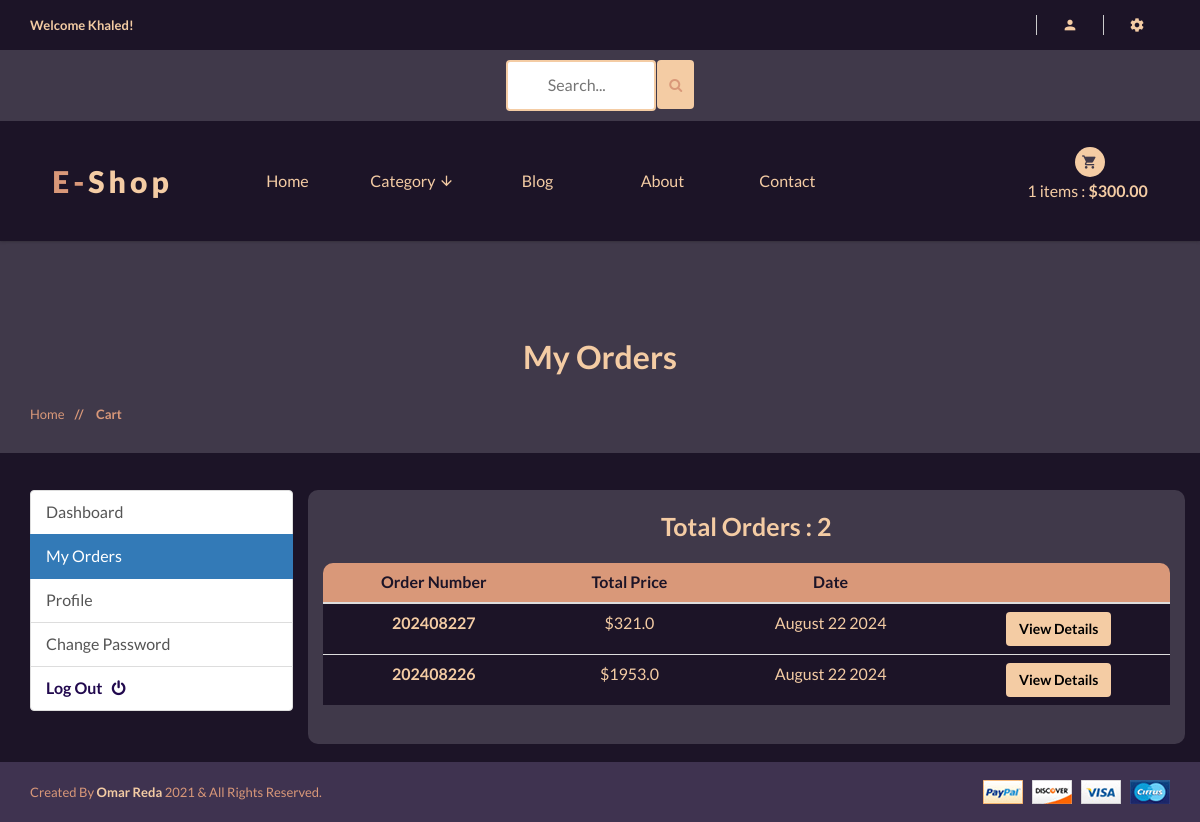
The page /account/my_orders/ (signed in) on the database its author committed.
### accounts/models.py (models this page shows, shortened)
class Account(AbstractBaseUser):
    first_name = models.CharField(max_length=50)
    last_name = models.CharField(max_length=50)
    username = models.CharField(max_length=50, unique=True)
    email = models.EmailField(max_length=100, unique=True)
    Phone_number = models.CharField(max_length=50)
    is_admin = models.BooleanField(default=False)
    is_staff = models.BooleanField(default=False)
    is_active = models.BooleanField(default=False)
    is_superadmin = models.BooleanField(default=False)
    date_joined_for_format = models.DateTimeField(auto_now_add=True)
    last_login_for_format  = models.DateTimeField(auto_now_add=True)
    USERNAME_FIELD = 'email'
    REQUIRED_FIELDS = ['username', 'first_name', 'last_name']
    objects = AccountManger()

### orders/models.py (models this page shows, shortened)
class Order(models.Model):
    STATUS = (
        ('New', 'New'),
        ('Accepted', 'Accepted'),
        ('Completed', 'Completed'),
        ('Cancelled', 'Cancelled'),
    )
    user = models.ForeignKey(Account, on_delete=models.SET_NULL, null=True)
    payment = models.ForeignKey(Payment, on_delete=models.SET_NULL, blank=True, null=True)
    order_number = models.CharField(max_length=20)
    first_name = models.CharField(max_length=50)
    last_name = models.CharField(max_length=50)
    phone = models.CharField(max_length=15)
    email = models.EmailField(max_length=50)
    address = models.TextField(max_length=1000)
    country = models.CharField(max_length=50)
    state = models.CharField(max_length=50)
    city = models.CharField(max_length=50)
    order_note = models.CharField(max_length=1000, blank=True)
    order_total = models.FloatField()
    tax = models.FloatField()
    status = models.CharField(max_length=10, choices=STATUS, default='New')
    ip = models.CharField(blank=True, max_length=20)
    is_ordered = models.BooleanField(default=False)
    created_at = models.DateTimeField(auto_now_add=True)
    updated_at = models.DateTimeField(auto_now=True)
    def order_created(self):
        return self.created_at.strftime('%B %d %Y')

### accounts/views.py (the view)
# urls.py: path('my_orders/', views.my_orders, name='my_orders'),
@login_required(login_url = 'accounts:login')
def my_orders(request):
    orders = Order.objects.filter(user=request.user, is_ordered=True).order_by('-created_at')
    orders_count = orders.count()
    context = {
        'orders':orders,
        'orders_count':orders_count,
    }
    return render(request, 'shop/accounts/dashboard/my_orders.html', context)

### cart/models.py (called while the page is built)
    def sub_total(self):
        return self.product.price * self.quantity

### shop/context_processors.py (called while the page is built)
def category_list(request):
    return {
        'categories' : Category.objects.all(),
    }

### shop/models.py (called while the page is built)
    def get_category_slug_url(self):
        return reverse('shop:categries', args=[self.slug])

    def get_prodcut_details_url(self):
        return reverse('shop:product_details', args=[self.category.slug, self.slug])

### templates/shop/accounts/dashboard/my_orders.html (shortened to what this page needs)
{% extends '../../../base.html' %}
{% load static %}
{% block content %}
<div  class="pages-title section-padding">
    <div  class="container">
        <div  style="background:#40394a" class="row">
            <div class="col-xs-12">
                <div class="pages-title-text text-center">
                    <h2 style="color:#f4cca4">My Orders</h2>
                    <ul class="text-left">
                        <li><a style="color:#d99879" href="\">Home </a></li>
                        <li style="color:#d99879"><span> // </span>Cart</li>
                    </ul>
                </div>
            </div>
        </div>
    </div>
</div>
<section style="background:#1C1427" class="section-conten padding-y bg">
    <br><br>
  <div class="container">
    <div class="row">
      {% include "includes/dashboard_slider.html" %}
      <main style="background:#40394A;border-radius:10px" class="col-md-9">
        <article class="card"><br>
          <header class="card-header text-center">
            <strong style="font-size:25px" class="d-inline-block mr-3">Total Orders : {{orders_count}}</strong>
          </header>
          <br>
          {% if orders_count >= 1 %}
          <table class="table table-hover text-center">
            <thead >
              <tr >
                <th style="background:#D99879;color:#1C1427;font-size:16px;border-radius:10px 0  0 0 ; " scope="col">Order Number</th>
                <th style="background:#D99879;color:#1C1427;font-size:16px" scope="col">Total Price</th>
                <th style="background:#D99879;color:#1C1427;font-size:16px" scope="col">Date</th>
                <th style="background:#D99879;color:#1C1427;font-size:16px; border-radius:0 10px 0 0 " scope="col"></th>
              </tr>
            </thead>
            <tbody>
              {% for order in orders %}
              <tr class='hav'>
                <th style="background:#1C1427;font-size:16px" class="text-center" scope="row">{{order.order_number}}</th>
                <td style="background:#1C1427;font-size:16px" >${{order.order_total}}</td>
                <td style="background:#1C1427;font-size:16px" >{{order.order_created}}</td>
                <td style="background:#1C1427;font-size:16px"><b><a class="btn" style="background:#F4CCA4; color:#000" href='{% url "accounts:order_detail" order.order_number%}'><b>View Details</b></a></b></td>
              </tr>
              {% endfor %}
            </tbody>
          </table>
          <br>
          {% endif %}
        </article>
      </main>
      <br>
    </div>
  </div>
<br>
</section>
{% endblock content %}

### templates/base.html (shortened to what this page needs)
{% load static %}
<!doctype html>
<html class="no-js" lang="">
<head>
    <link rel="stylesheet" href="{% static 'css/bootstrap.min.css' %}">
    <link rel="stylesheet" href="{% static 'css/animate.css' %}">
    <link rel="stylesheet" href="{% static 'css/materialdesignicons.min.css' %}">
    <link rel="stylesheet" href="{% static 'css/jquery.simpleLens.css' %}">
    <link rel="stylesheet" href="{% static 'css/jquery-ui.min.css' %}">
    <link rel="stylesheet" href="{% static 'css/meanmenu.min.css' %}">
    <link rel="stylesheet" href="{% static 'css/nivo-slider.css' %}">
    <link rel="stylesheet" href="{% static 'css/owl.carousel.css' %}">
    <link rel="stylesheet" href="{% static 'css/style.css' %}">
    <link rel="stylesheet" href="{% static 'css/responsive.css' %}">
    <link rel="stylesheet" href="https://cdnjs.cloudflare.com/ajax/libs/font-awesome/4.7.0/css/font-awesome.min.css">
</head>
<body style="background:#40394a">
    <header style="background:#1c1427" class="header-one header-two">
        <div style="background:#1c1427" class="header-top-two">
            <div class="container text-center">
                <div class="row">
                    <div class="col-sm-12">
                        <div class="middel-top">
                            {% if user.id is None %}
                            <div class="left floatleft">
                                <p style="color:#f4cca4"><b>Welcome Guest!</b></p>
                            </div>
                            {% else %}
                            <div class="left floatleft">
                                <p style="color:#f4cca4"><b>Welcome {{user.first_name | capfirst}}!</b></p>
                            </div>
                            {% endif %}
                        </div>
                        <div class="middel-top clearfix">
                            <ul class="clearfix right floatright">
                                <li>
                                    <a style="color:#f4cca4" href="#"><i class="mdi mdi-account"></i></a>
                                </li>
                                <li>
                                    <a style="color:#f4cca4" href="#"><i class="mdi mdi-settings"></i></a>
                                </li>
                            </ul>
                            </div>
                        </div>
                    </div>
                </div>
            </div>
        <div style="background:#40394a">
            <div class="container text-center">
                <div class="row">
                    <div class="col-sm-12">
                        <form id="searchh" action={% url 'shop:search' %} method="GET">
                        <input  type="text" name="keyword" placeholder="Search...">
                        <button style="height:49px; margin-bottom:6px; background:#f4cca4;margin-left:-1px;border:None "  class="btn btn-warning" type="submit">
                           <i style="color:#d99879" class="fa fa-search"></i>
                        </button>
                        </form>
                    </div>
                </div>
            </div>
        </div>
        <div class="container text-center">
            <div class="row">
                <div class="col-sm-2">
                    <div class="logo">
                        <a style="color:#f4cca4;font-weight: 800;" href="\"><span
                                style="color:#d99879">E-</span>shop</a>
                    </div>
                </div>
                <div class="col-sm-8">
                    <div class="header-middel">
                        <div class="mainmenu">
                            <nav >
                                <ul>
                                    <li ><a href="\">Home</a></li>
                                    <li><a href="#">Category <i class="mdi mdi-arrow-down"></i></a>
                                    </li>
                                    <li><a href="blog.html">Blog</a></li>
                                    <li><a href="about.html">About</a></li>
                                    <li><a href="contact.html">Contact</a></li>
                                </ul>
                            </nav>
                        </div>
                    </div>
                </div>
                <div class="col-sm-2">
                    <div class="cart-itmes">
                        <a class="cart-itme-a" href="{% url 'cart:cart' %}">
                            <i class="mdi mdi-cart"></i>
                            {{quantityyy}} items : <strong>${{totalll}}</strong>
                        </a>
                    </div>
                </div>
            </div>
        </div>
    </header>
    <br>
    {% block content %}
    {% endblock content %}
    <footer>
        <div  style="background:#3f3350" class="footer-bottom">
            <div class="container">
                <div class="row">
                    <div class="col-xs-12 col-sm-6">
                        <p style="color:#d99879">Created By <span style="color:#f4cca4"><b>Omar Reda</b></span> 2021 &
                            All Rights Reserved.</p>
                    </div>
                    <div class="col-xs-12 col-sm-6 text-right">
                        <a href="#"><img src="{% static 'img/footer/payment.png' %}" alt="" /></a>
                    </div>
                </div>
            </div>
        </div>
    </footer>
</body>
</html>

### templates/base.html (style rules this page uses)
#searchh input[type=text] { width: 150px; margin-top:10px; margin-bottom:10px; box-sizing: border-box; border: 2px solid #f4cca4; border-radius: 4px; font-size: 16px; color:#1c1427; background-color: #fff; background-position: 10px 10px; background-repeat: no-repeat; padding: 12px 20px 12px 40px; -webkit-transition: width 0.4s ease-in-out; transition: width 0.4s ease-in-out; }

### rows shown on the page
Account: first_name "Khaled"
Order: order_number "202408227", order_total "321.0", order_created "August 22 2024"
Order: order_number "202408226", order_total "1953.0", order_created "August 22 2024"

### other values the page prints
{{ quantityyy }} "1"
{{ totalll }} "300.00"
{{ orders_count }} "2"
